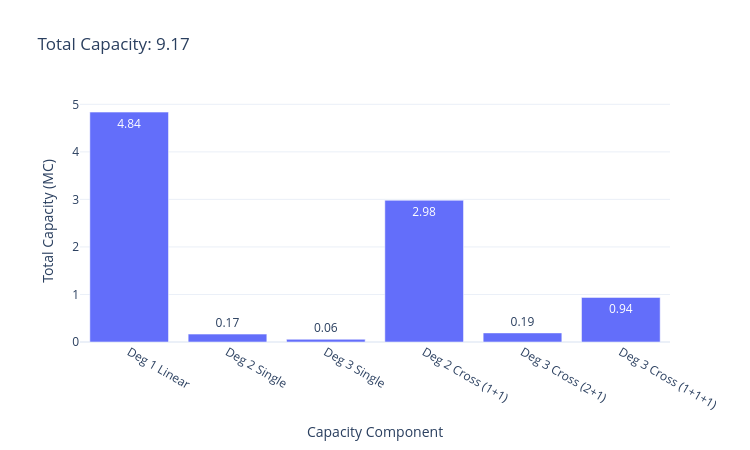

Notebook cell for this chart:
### Code cell
categories = [
    "Deg 1 Linear",
    "Deg 2 Single",
    "Deg 3 Single",
    "Deg 2 Cross (1+1)",
    "Deg 3 Cross (2+1)",
    "Deg 3 Cross (1+1+1)",
]

fig_bar = go.Figure(
    data=go.Bar(
        x=categories,
        y=rng_trials_results_avg,
        text=[f"{v:.2f}" for v in rng_trials_results_avg],
        textposition="auto",
    )
)

fig_bar.update_layout(
    title=f"Total Capacity: {sum(rng_trials_results_avg):.2f}",
    xaxis_title="Capacity Component",
    yaxis_title="Total Capacity (MC)",
    template="plotly_white",
    width=750,
    height=450,
)

fig_bar.show()

### Figure 1 — Plotly figure (JSON) as saved in the notebook; plotly's stock layout.template omitted (floating-point values rounded to 4 significant figures)
{"data": [{"text": ["4.84", "0.17", "0.06", "2.98", "0.19", "0.94"], "textposition": "auto", "type": "bar", "x": ["Deg 1 Linear", "Deg 2 Single", "Deg 3 Single", "Deg 2 Cross (1+1)", "Deg 3 Cross (2+1)", "Deg 3 Cross (1+1+1)"], "y": [4.836, 0.166, 0.05673, 2.982, 0.1912, 0.9381]}], "layout": {"height": 450, "title": {"text": "Total Capacity: 9.17"}, "width": 750, "xaxis": {"title": {"text": "Capacity Component"}}, "yaxis": {"title": {"text": "Total Capacity (MC)"}}}}
